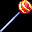

This game map was drawn from its Tiled (.tmx) file and the tilesets committed beside it. A one-line description and the full map source follow:
An orthogonal 1x1 tile map with 32x32 px tiles, 1 tile layer (Tile Layer 1), 2 tilesets.

<map version="1.9" tiledversion="1.9.2" orientation="orthogonal" renderorder="right-down" width="1" height="1" tilewidth="32" tileheight="32" infinite="0" nextlayerid="2" nextobjectid="1">
 <tileset firstgid="1" source="../32x32_Halloween_Free/32x32_Halloween_Free.tsx" />
 <tileset firstgid="21" source="../MV Icons Halloween/MV Icons Halloween 2 - ALL.tsx" />
 <layer id="1" name="Tile Layer 1" width="1" height="1">
  <data encoding="csv">
47
</data>
 </layer>
</map>
